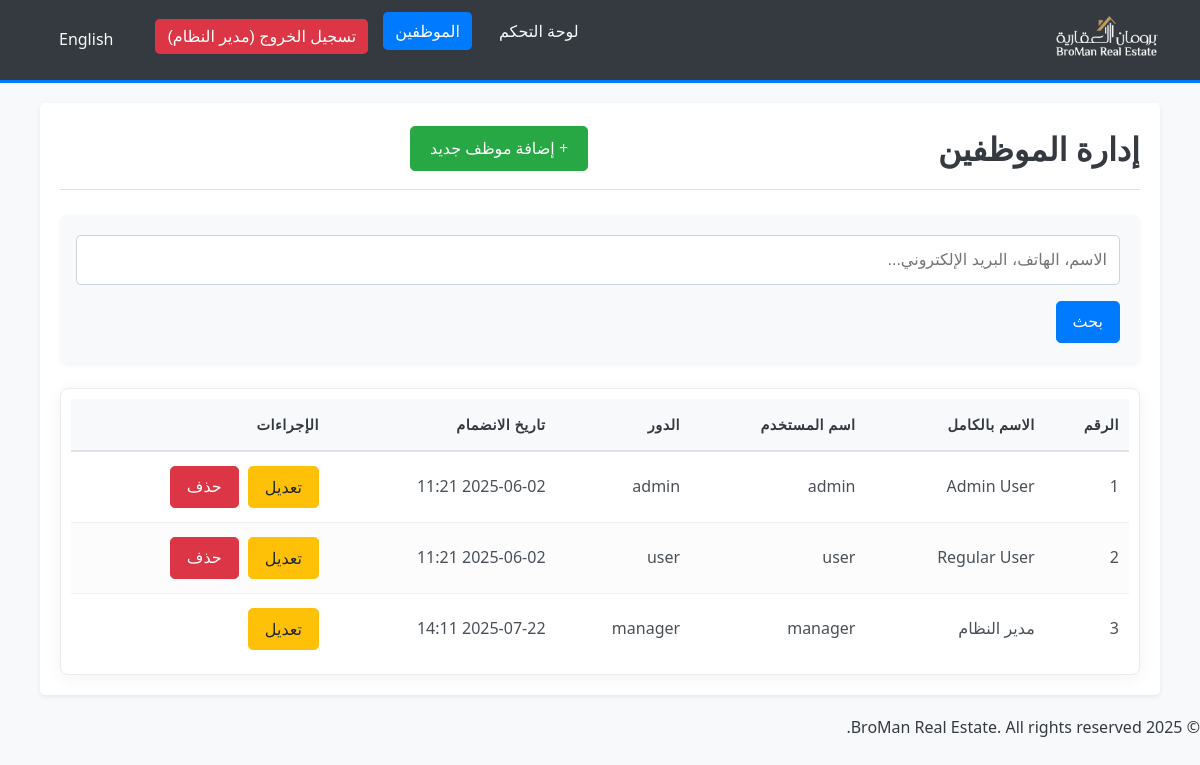
/employees_list.php (signed in), run on the app's committed database.
### tables this page shows
CREATE TABLE `employees` (
  `EmployeeID` int(11) NOT NULL,
  `FullName` varchar(255) NOT NULL,
  `Username` varchar(50) NOT NULL,
  `Password` varchar(255) NOT NULL COMMENT 'Stored using PHP password_hash (bcrypt)',
  `Role` enum('manager','admin','user') NOT NULL DEFAULT 'user',
  `DateJoined` timestamp NULL DEFAULT current_timestamp()
);

### lang/translate.php (called while the page is built, shortened)
<?php
$lang_file = __DIR__ . '/' . $_SESSION['lang'] . '.php';
if (file_exists($lang_file)) {
    $translations = include($lang_file);
} else {
    $translations = include(__DIR__ . '/ar.php');
}
function t($key)
{
    global $translations;
    return isset($translations[$key]) ? $translations[$key] : $key;
}
function get_direction()
{
    return ($_SESSION['lang'] == 'ar') ? 'rtl' : 'ltr';
}
function get_lang_code()
{
    return $_SESSION['lang'];
}

### permissions.php (called while the page is built, shortened)
<?php
function get_user_role() {
    return isset($_SESSION["role"]) ? $_SESSION["role"] : null;
}
function is_manager() {
    return get_user_role() === 'manager';
}
function can_manage_employees() {
    return is_manager();
}
?>

### employees_list.php (the view, shortened to what this page needs)
<?php
require_once __DIR__ .
'/lang/translate.php';
require_once 'permissions.php';
require_once __DIR__ . '/db.php';
$search_term = isset($_GET['search']) ? trim($_GET['search']) : '';
$sql = "SELECT EmployeeID, FullName, Username, Role, DateJoined FROM employees";
$sql .= " ORDER BY EmployeeID ASC";
$employees = [];
if ($stmt = $conn->prepare($sql)) {
    if ($stmt->execute()) {
        $result = $stmt->get_result();
        while ($row = $result->fetch_assoc()) {
            $employees[] = $row;
        }
    } else {
        error_log("Error fetching employees: " . $stmt->error);
        $_SESSION['error_message'] = t('error_retrieving_employees');
    }
} else {
    error_log("Error preparing statement for employees: " . $conn->error);
    $_SESSION['error_message'] = t('database_error');
}
?>
<!DOCTYPE html>
<html lang="<?php echo get_lang_code(); ?>" dir="<?php echo get_direction(); ?>">
<head>
    <link rel="stylesheet" href="modern_styles.css">
    <?php if (get_direction() === 'rtl'): ?>
        <link rel="stylesheet" href="rtl_styles.css">
    <?php endif; ?>
</head>
<body>
<?php require_once __DIR__ . '/navbar.php'; ?>
    <div class="container">
        <div class="page-header">
            <h1><?php echo t('employee_management'); ?></h1>
            <a href="add_employee.php" class="btn btn-add">+ <?php echo t('add_new_employee'); ?></a>
        </div>
        <div class="filter-section">
            <form method="GET" action="employees_list.php" class="filter-form">
                <div class="filter-item">
                    <input type="text" name="search" class="form-input" placeholder="<?php echo t('search_employees_placeholder'); ?>" value="<?php echo htmlspecialchars($search_term); ?>">
                </div>
                <div class="filter-item">
                    <button type="submit" class="btn btn-primary"><?php echo t('search'); ?></button>
                </div>
            </form>
        </div>
        <?php if (!empty($employees)): ?>
            <div class="table-responsive">
                <table class="properties-table">
                    <thead>
                        <tr>
                            <th><?php echo t('employee_id'); ?></th>
                            <th><?php echo t('full_name'); ?></th>
                            <th><?php echo t('username'); ?></th>
                            <th><?php echo t('role'); ?></th>
                            <th><?php echo t('date_joined'); ?></th>
                            <th><?php echo t('actions'); ?></th>
                        </tr>
                    </thead>
                    <tbody>
                        <?php foreach ($employees as $employee): ?>
                            <tr>
                                <td><?php echo htmlspecialchars($employee['EmployeeID']); ?></td>
                                <td><?php echo htmlspecialchars($employee['FullName']); ?></td>
                                <td><?php echo htmlspecialchars($employee['Username']); ?></td>
                                <td><?php echo t(htmlspecialchars($employee['Role'])); ?></td>
                                <td><?php echo htmlspecialchars(date('Y-m-d H:i', strtotime($employee['DateJoined']))); ?></td>
                                <td class="actions">
                                    <a href="edit_employee.php?id=<?php echo $employee['EmployeeID']; ?>" class="btn btn-edit"><?php echo t('edit'); ?></a>
                                    <?php
                                    $loggedInEmployeeId = $_SESSION['employee_id'] ?? ($_SESSION['user_id'] ?? null);
                            if ($loggedInEmployeeId != $employee['EmployeeID']): ?>
                                        <form method="POST" action="delete_employee.php" style="display:inline" onsubmit="return confirm('<?php echo t('confirm_delete_employee'); ?>');">
                                            <button type="submit" class="btn btn-delete"><?php echo t('delete'); ?></button>
                                        </form>
                                    <?php endif; ?>
                                </td>
                            </tr>
                        <?php endforeach; ?>
                    </tbody>
                </table>
            </div>
        <?php endif; ?>
    </div>
<?php require_once __DIR__ . '/footer.php'; ?>
</body>
</html>

### navbar.php (shortened to what this page needs)
<?php
require_once __DIR__ .
'/lang/translate.php';
require_once 'permissions.php';
$is_logged_in = isset($_SESSION["loggedin"]) && $_SESSION["loggedin"] === true;
$user_full_name = isset($_SESSION["full_name"]) ? htmlspecialchars($_SESSION["full_name"]) : "Guest";
$active_page = basename($_SERVER["PHP_SELF"]);
$logo_path = "images/broman_logo.png";
$current_lang = get_lang_code();
$switch_lang = ($current_lang == 'ar') ? 'en' : 'ar';
$switch_lang_text = ($current_lang == 'ar') ? t('switch_language_en') : t('switch_language_ar');
$query_params = $_GET;
$query_params['lang'] = $switch_lang;
$switch_lang_url = basename($_SERVER['PHP_SELF']) . '?' . http_build_query($query_params);
?>
<nav class="navbar">
    <div class="logo-container">
        <a href="dashboard.php" class="company-name-link">
            <img src="<?php echo $logo_path; ?>" alt="<?php echo t('broman_real_estate_logo'); ?>" class="logo">
        </a>
    </div>
    <ul>
        <?php if ($is_logged_in): ?>
            <li><a href="dashboard.php" class="<?php echo ($active_page == "dashboard.php") ? "active" : ""; ?>"><?php echo t('dashboard'); ?></a></li>
            <?php if (can_manage_employees()): ?>
                <li><a href="employees_list.php" class="<?php echo ($active_page == "employees_list.php" || $active_page == "add_employee.php" || $active_page == "edit_employee.php") ? "active" : ""; ?>"><?php echo t('employees'); ?></a></li>
            <?php endif; ?>
            <li>
                <form action="logout.php" method="POST" style="display: inline;">
                    <button type="submit" class="btn-logout"><?php echo sprintf(t('logout_user'), $user_full_name); ?></button>
                </form>
            </li>
        <?php else: ?>
            <li><a href="login.php" class="<?php echo ($active_page == "login.php") ? "active" : ""; ?>"><?php echo t('login'); ?></a></li>
        <?php endif; ?>
         <li><a href="<?php echo htmlspecialchars($switch_lang_url); ?>" class="lang-switch"><?php echo $switch_lang_text; ?></a></li>
    </ul>
</nav>

### footer.php (shortened to what this page needs)
<footer class="footer">
    <p>&copy; <?php echo date("Y"); ?> BroMan Real Estate. All rights reserved.</p>
</footer>

### modern_styles.css (style rules this page uses)
:root { --primary-color: #007bff; --secondary-color: #6c757d; --light-color: #f8f9fa; --dark-color: #343a40; --success-color: #28a745; --danger-color: #dc3545; --warning-color: #ffc107; --font-family: 'Segoe UI', Tahoma, Geneva, Verdana, sans-serif; --border-radius: 0.3rem; --box-shadow: 0 0.125rem 0.25rem rgba(0, 0, 0, 0.075); }
body { font-family: var(--font-family); margin: 0; background-color: var(--light-color); color: var(--dark-color); line-height: 1.6; }
.container { width: 90%; max-width: 1200px; margin: 20px auto; padding: 20px; background-color: #fff; border-radius: var(--border-radius); box-shadow: var(--box-shadow); }
.navbar { background-color: var(--dark-color); padding: 1rem 2rem; display: flex; justify-content: space-between; align-items: center; border-bottom: 3px solid var(--primary-color); }
.navbar .logo-container { display: flex; align-items: center; }
.navbar .logo { height: 40px; margin-right: 10px; }
.navbar ul { list-style: none; margin: 0; padding: 0; display: flex; }
.navbar ul li { margin-left: 20px; }
.navbar ul li a { color: #f8f9fa; text-decoration: none; font-size: 1rem; padding: 0.5rem 0.75rem; border-radius: var(--border-radius); transition: background-color 0.3s ease; }
.navbar ul li a:hover, .navbar ul li a.active { background-color: var(--primary-color); color: #fff; }
.navbar ul li form button { background-color: var(--danger-color); color: white; border: none; padding: 0.5rem 0.75rem; border-radius: var(--border-radius); cursor: pointer; font-size: 1rem; }
.page-header { display: flex; justify-content: space-between; align-items: center; margin-bottom: 25px; padding-bottom: 15px; border-bottom: 1px solid #dee2e6; }
.page-header h1, .page-title { margin: 0; font-size: 2rem; color: var(--dark-color); }
.btn { display: inline-block; font-weight: 400; text-align: center; vertical-align: middle; cursor: pointer; user-select: none; background-color: transparent; border: 1px solid transparent; padding: 0.5rem 1rem; font-size: 1rem; line-height: 1.5; border-radius: var(--border-radius); transition: color 0.15s ease-in-out, background-color 0.15s ease-in-out, border-color 0.15s ease-in-out, box-shadow 0.15s ease-in-out; text-decoration: none; }
.btn-primary { color: #fff; background-color: var(--primary-color); border-color: var(--primary-color); }
.btn-add { color: #fff; background-color: var(--success-color); border-color: var(--success-color); padding: 0.6rem 1.2rem; }
.btn-edit { color: #212529; background-color: var(--warning-color); border-color: var(--warning-color); }
.btn-delete { color: #fff; background-color: var(--danger-color); border-color: var(--danger-color); }
.form-input, .form-card select, .form-card textarea { display: block; width: calc(100% - 22px); padding: 0.75rem; font-size: 1rem; line-height: 1.5; color: #495057; background-color: #fff; background-clip: padding-box; border: 1px solid #ced4da; border-radius: var(--border-radius); transition: border-color 0.15s ease-in-out, box-shadow 0.15s ease-in-out; margin-bottom: 1rem; }
.table-responsive { background-color: #ffffff; border-radius: 8px; box-shadow: 0 4px 20px rgba(0, 0, 0, 0.05); padding: 10px; border: 1px solid #e9ecef; }
.properties-table { width: 100%; border-collapse: collapse; }
.properties-table thead th { background-color: #f8f9fa; color: #343a40; padding: 16px; text-align: right; font-weight: 600; font-size: 0.9rem; text-transform: uppercase; letter-spacing: 0.5px; border-bottom: 2px solid #dee2e6; }
.properties-table tbody td { padding: 15px; vertical-align: middle; color: #495057; border-bottom: 1px solid #f1f1f1; transition: background-color 0.2s ease; }
.properties-table tbody tr:nth-of-type(even) { background-color: #fcfcfc; }
.properties-table tbody tr:last-child td { border-bottom: none; }
.properties-table td, .properties-table th { white-space: normal !important; word-wrap: break-word; hyphens: auto; }
.properties-table thead th, .properties-table tbody td { padding: 14px 10px; }
.filter-section { margin-bottom: 25px; padding: 20px; background-color: #f8f9fa; border-radius: 8px; box-shadow: 0 2px 5px rgba(0,0,0,0.05); }
.filter-item { flex: 1; min-width: 200px; }

### data on the page
employees: EmployeeID "1", FullName "Admin User", Username "admin", Role "admin", DateJoined "2025-06-02 11:21"
employees: EmployeeID "2", FullName "Regular User", Username "user", Role "user", DateJoined "2025-06-02 11:21"
employees: EmployeeID "3", FullName "مدير النظام", Username "manager", Role "manager", DateJoined "2025-07-22 14:11"

### other printed values
t('dashboard') "لوحة التحكم"
t('employees') "الموظفين"
sprintf(t('logout_user'), $user_full_name) "تسجيل الخروج (مدير النظام)"
$switch_lang_text "English"
t('employee_management') "إدارة الموظفين"
t('add_new_employee') "إضافة موظف جديد"
t('search') "بحث"
t('employee_id') "الرقم"
t('full_name') "الاسم بالكامل"
t('username') "اسم المستخدم"
t('role') "الدور"
t('date_joined') "تاريخ الانضمام"
t('actions') "الإجراءات"
